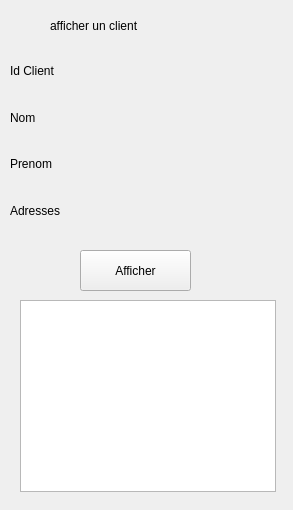
<?xml version="1.0" encoding="UTF-8"?>
<ui version="4.0">
 <class>clientaffiClass</class>
 <widget class="QWidget" name="clientaffiClass">
  <property name="geometry">
   <rect>
    <x>0</x>
    <y>0</y>
    <width>293</width>
    <height>510</height>
   </rect>
  </property>
  <property name="windowTitle">
   <string>Form</string>
  </property>
  <widget class="QWidget" name="layoutWidget">
   <property name="geometry">
    <rect>
     <x>10</x>
     <y>50</y>
     <width>88</width>
     <height>181</height>
    </rect>
   </property>
   <layout class="QVBoxLayout" name="verticalLayout">
    <item>
     <widget class="QLabel" name="label_2">
      <property name="text">
       <string>Id Client</string>
      </property>
     </widget>
    </item>
    <item>
     <widget class="QLabel" name="label_6">
      <property name="text">
       <string>Nom </string>
      </property>
     </widget>
    </item>
    <item>
     <widget class="QLabel" name="label_4">
      <property name="text">
       <string>Prenom</string>
      </property>
     </widget>
    </item>
    <item>
     <widget class="QLabel" name="label_3">
      <property name="text">
       <string>Adresses</string>
      </property>
     </widget>
    </item>
   </layout>
  </widget>
  <widget class="QPushButton" name="BtClientAffi">
   <property name="geometry">
    <rect>
     <x>80</x>
     <y>250</y>
     <width>111</width>
     <height>41</height>
    </rect>
   </property>
   <property name="text">
    <string>Afficher</string>
   </property>
  </widget>
  <widget class="QTableView" name="tableView">
   <property name="geometry">
    <rect>
     <x>20</x>
     <y>300</y>
     <width>256</width>
     <height>192</height>
    </rect>
   </property>
   <property name="editTriggers">
    <set>QAbstractItemView::NoEditTriggers</set>
   </property>
  </widget>
  <widget class="QLabel" name="label">
   <property name="geometry">
    <rect>
     <x>50</x>
     <y>10</y>
     <width>161</width>
     <height>31</height>
    </rect>
   </property>
   <property name="text">
    <string>afficher un client</string>
   </property>
  </widget>
 </widget>
 <resources/>
 <connections/>
</ui>
